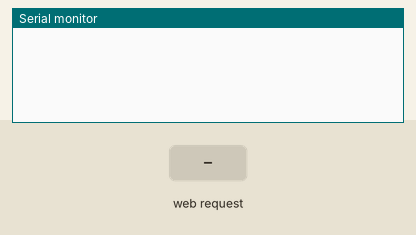
Simulated run of this sketch. Board: ESP32-S3. Shown: the last lines printed to the serial monitor. The inputs (shaded band) are chosen by the test bench.

Above: at 1.2 s.
1.3 s: HTTP request GET /on1 received
At 2.2 s:
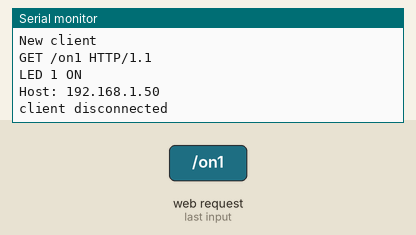
2.8 s: HTTP request GET /off1 received
At 3.4 s:
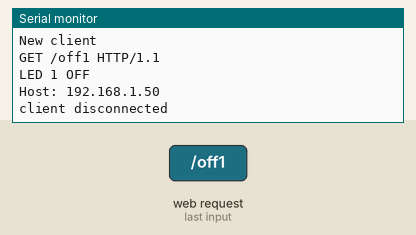

Measured:
- after the input at 1.3 s, the serial monitor: prints a new line at once (image 1)
- after the input at 2.8 s, the serial monitor: prints a new line at once (image 2)

The sketch:

puzzler.ino
```cpp
/*
    Puzzler-3 - a "safe" website
    Compile and run on an esp32-s3.
    This code will turn on and off the RGB led on a waveshare "esp32-s3 zero"
*/
#define RGB_BRIGHTNESS 10 // Change white brightness (max 255)
#define RGB_BUILTIN 21    // RGB pin

#include <WiFi.h>
#include <WiFiAP.h>

const char* ssid     = "PUZZLER3";
const char* password = "mxyzptlk";

WiFiServer server(80);

void setup() {

  Serial.begin(115200);
  while(!Serial) {
    ;
  }

  WiFi.softAP(ssid, password);

  server.begin();
}

void loop() {
  WiFiClient client = server.available();
  if (client) {
    Serial.println("New client");
    char linebuf[80];
    int charcount=0;
    boolean currentLineIsBlank = true;
    while (client.connected()) {
      if (client.available()) {
        char c = client.read();
        Serial.write(c);
        linebuf[charcount]=c;
        if (charcount<sizeof(linebuf)-1) charcount++;
        if (c == '\n' && currentLineIsBlank) {
          client.println("HTTP/1.1 200 OK");
          client.println("Content-Type: text/html");
          client.println("Connection: close");
          client.println();
          client.println("<!DOCTYPE HTML><html><head>");
          client.println("<meta name=\"viewport\" content=\"width=device-width, initial-scale=1\"></head>");
          client.println("<h1>PUZZLER3 Web Server</h1>");
          client.println("YAY! You made it here!");
          client.println("<br>");
          client.println("The book for this puzzle is any image of the front of the Declaration of Independence. <br> ");
          client.println("<br>The Ottendorf Key is: \"");
          client.println("<span style=\"color: transparent;\">{1,16}{2,1}{3,1}{3,11}</span>");
          client.println("\"<br>");
          client.println("In the key, the first number is the line, the second is the character on the line, ");
          client.println("counting punctuation, but not spaces.<br>");
          client.println("The key has only four pairs, which will result in two digits, which you have to repeat three times to open the safe.");
          client.println("</html>");
          break;
        }
        if (c == '\n') {
          currentLineIsBlank = true;
          if (strstr(linebuf,"GET /on1")){
            Serial.println("LED 1 ON");
            neopixelWrite(RGB_BUILTIN,0,RGB_BRIGHTNESS,0); // Red??
          }
          else if (strstr(linebuf,"GET /off1")){
            Serial.println("LED 1 OFF");
            neopixelWrite(RGB_BUILTIN,0,0,0); // off
          }
          else if (strstr(linebuf,"GET /on2")){
            Serial.println("LED 2 ON");
            neopixelWrite(RGB_BUILTIN,RGB_BRIGHTNESS,0,0); // Green??
          }
          else if (strstr(linebuf,"GET /off2")){
            Serial.println("LED 2 OFF");
            neopixelWrite(RGB_BUILTIN,0,0,0); // off
          }
          memset(linebuf,0,sizeof(linebuf));
          charcount=0;
        } else if (c != '\r') {
          currentLineIsBlank = false;
        }
      }
    }
    delay(1);
    client.stop();
    Serial.println("client disconnected");
  }
}
```
